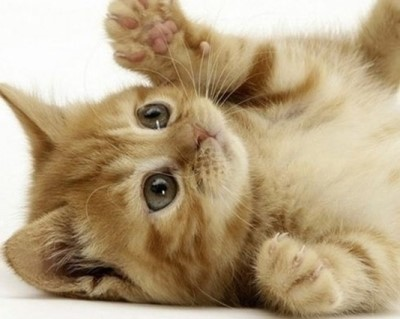
#> input picture python_opencv/test.jpg, 400 x 319 px
$ python anjwl.py
#> lines starting #> are read from the running program, lines starting #| are printed output that depends on the picture; after the words box and inside, x2 and y2 are one past the last pixel; in counts of white or black regions, pixels touching at a corner belong together
# [18 lines of commented-out code are left out]

import cv2

img1=cv2.imread('test.jpg')
#> img1 is the input picture: shape (319, 400, 3); mean B, G, R 129, 161.4, 181.7
img=cv2.cvtColor(img1,cv2.COLOR_BGR2GRAY)
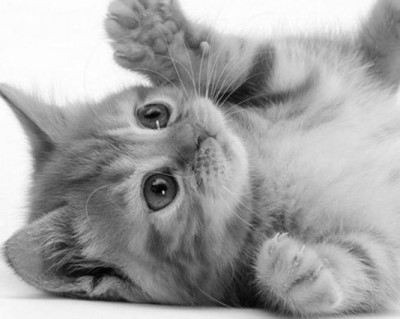
#> img: shape (319, 400); min 1, max 255, mean 163.8
ret,img_bi=cv2.threshold(img,190,255,cv2.THRESH_BINARY) #바이너리로 변경
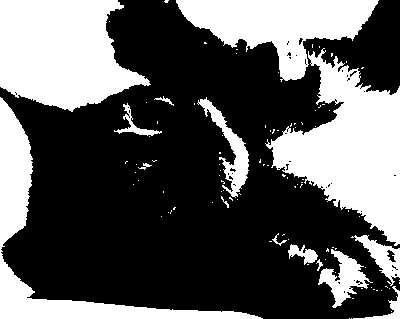
#> img_bi: shape (319, 400); 36% white; 101 white regions (86 under 20 px), largest, box (x1, y1, x2, y2) and area: (265, 48, 400, 246) 13066, (0, 0, 151, 112) 12063, (176, 0, 379, 82) 8150
cv2.imshow('re',img_bi)
cv2.waitKey(0)
img_bi1=cv2.bitwise_not(img_bi) # 검흰 반전
#> img_bi1: shape (319, 400); 64% white; 101 black regions (86 under 20 px)

contours,hi=cv2.findContours(img_bi1,cv2.RETR_LIST,cv2.CHAIN_APPROX_SIMPLE)
#> contours = 170 contours, 158 with area under 20; largest, box (x1, y1, x2, y2) and area: (0, 0, 400, 319) 84048, (197, 96, 250, 198) 1556, (317, 248, 371, 309) 1428, (113, 102, 163, 137) 405, (287, 243, 319, 266) 352; hi = 170 rows, first 6: [1, -1, -1, -1], [2, 0, -1, -1], [3, 1, -1, -1], [4, 2, -1, -1], [5, 3, -1, -1], [6, 4, -1, -1]

cv2.drawContours(img1,contours,-1,(255,0,255),2)
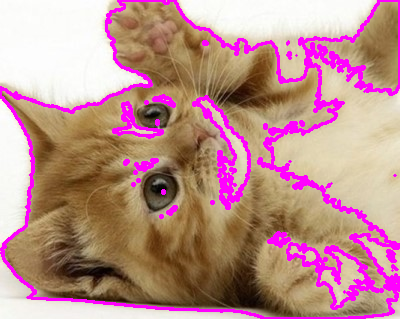
#> img1: shape (319, 400, 3); 10.78% of pixels changed, all inside (x1, y1, x2, y2) = (0, 0, 400, 319)

cv2.imshow('re',img1)
cv2.waitKey(0)
